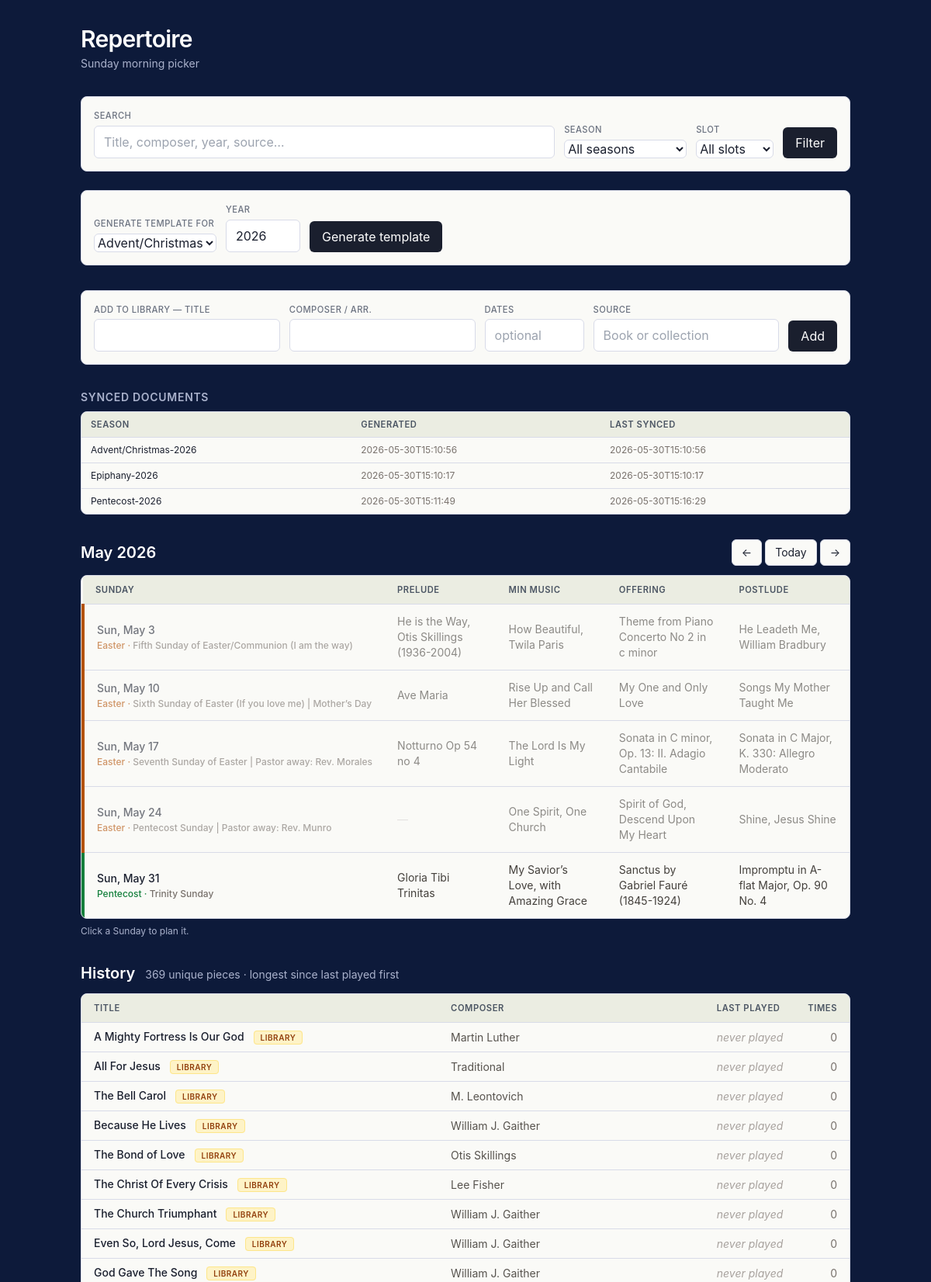
The page / (upper part) on the database its author committed.
### tables this page shows
CREATE TABLE doc_paths (
        season_year TEXT PRIMARY KEY,
        doc_path TEXT NOT NULL,
        generated_at TEXT NOT NULL,
        last_synced_at TEXT
    );

CREATE TABLE pieces (
            id INTEGER PRIMARY KEY AUTOINCREMENT,
            season TEXT, lectionary_year TEXT, calendar_year INTEGER,
            date TEXT, occasion TEXT, slot TEXT, performer TEXT,
            chosen_by TEXT, title TEXT, composer TEXT, composer_dates TEXT,
            hymn_no TEXT, flag TEXT, source_file TEXT,
            status TEXT DEFAULT 'played'
        , library_only INTEGER DEFAULT 0);

### music_picker/routes.py (the view)
@bp.route('/')
def index():
    season = request.args.get('season', '')
    slot = request.args.get('slot', '')
    search_q = request.args.get('q', '').strip()
    month_param = request.args.get('month', '')
    today = date_class.today()
    if month_param:
        try:
            y_str, m_str = month_param.split('-')
            view_year, view_month = int(y_str), int(m_str)
        except (ValueError, AttributeError):
            view_year, view_month = today.year, today.month
    else:
        view_year, view_month = today.year, today.month
    pmy, pmm = prev_month(view_year, view_month)
    nmy, nmm = next_month(view_year, view_month)
    sundays_list = []
    for d in sundays_in_month(view_year, view_month):
        summary = get_sunday_summary(d)
        sundays_list.append({
            'iso': d.isoformat(),
            'display': d.strftime('%a, %b %-d'),
            'is_today': d == today,
            'is_past': d < today,
            'pieces': summary['pieces'],
            'occasion': summary['occasion'],
            'season': season_for_date(d),
        })
    today_tuple = (today.year, today.month, today.day)
    all_mine = get_db().execute("SELECT * FROM pieces WHERE chosen_by='Michael'").fetchall()
    library_rows = [r for r in all_mine if is_library(r)]
    played = [r for r in all_mine if (not is_library(r)) and to_sortable_date(r) < today_tuple]
    if season:
        played = [r for r in played if r['season'] == season]
    if slot:
        played = [r for r in played if r['slot'] == slot]
    if search_q:
        played = [r for r in played if matches_search(dict(r), search_q)]
        library_rows = [r for r in library_rows if matches_search(dict(r), search_q)]
    seen = {}
    for r in played:
        if r['title'] not in seen:
            seen[r['title']] = {'row': r, 'count': 0, 'last': (0, 0, 0)}
        seen[r['title']]['count'] += 1
        d = to_sortable_date(r)
        if d > seen[r['title']]['last']:
            seen[r['title']]['last'] = d
    played_titles = set(seen.keys())
    unique_rows = []
    for r in library_rows:
        if r['title'] in played_titles:
            continue
        unique_rows.append({
            'title': r['title'],
            'composer': r['composer'] or '',
            'last_played': (0, 0, 0),
            'last_played_str': '',
            'times': 0,
            'library': True,
        })
    played_out = [{
        'title': v['row']['title'],
        'composer': v['row']['composer'],
        'last_played': v['last'],
        'last_played_str': format_last_played(v['last']),
        'times': v['count'],
        'library': False,
    } for v in seen.values()]
    played_out.sort(key=lambda r: r['last_played'])
    unique_rows.extend(played_out)
    doc_status_rows = get_db().execute(
        "SELECT season_year, generated_at, last_synced_at FROM doc_paths ORDER BY season_year"
    ).fetchall()
    doc_status = {r['season_year']: dict(r) for r in doc_status_rows}
    return render_template(
        'index.html',
        rows=unique_rows,
        count=len(unique_rows),
        sundays=sundays_list,
        month_label=f"{MONTH_NAMES[view_month]} {view_year}",
        prev_month_iso=f"{pmy:04d}-{pmm:02d}",
        next_month_iso=f"{nmy:04d}-{nmm:02d}",
        seasons=SEASONS,
        slots=SLOTS,
        season=season,
        slot=slot,
        search_q=search_q,
        default_year=date_class.today().year,
        doc_status=doc_status,
        season_palette=season_palette,
    )

### music_picker/calendar_utils.py (called while the page is built)
def to_sortable_date(r):
    year = r['calendar_year'] or 0
    mon_str, _, day_str = (r['date'] or '').partition(' ')
    return (year, MONTHS.get(mon_str, 0), int(day_str) if day_str.isdigit() else 0)

def format_last_played(t):
    year, month, _ = t
    if not year:
        return ''
    return f"{['','Jan','Feb','Mar','Apr','May','Jun','Jul','Aug','Sep','Oct','Nov','Dec'][month]} {year}"

def sundays_in_month(year, month):
    _, last_day = monthrange(year, month)
    out = []
    for day in range(1, last_day + 1):
        d = date_class(year, month, day)
        if d.weekday() == 6:
            out.append(d)
    return out

def prev_month(year, month):
    if month == 1:
        return year - 1, 12
    return year, month - 1

def next_month(year, month):
    if month == 12:
        return year + 1, 1
    return year, month + 1

### music_picker/constants.py (called while the page is built)
def season_palette(season):
    return SEASON_COLORS.get(season, SEASON_COLORS['Pentecost'])

### music_picker/db.py (called while the page is built)
def get_db():
    if 'db' not in g:
        g.db = sqlite3.connect(current_app.config['DB_PATH'])
        g.db.row_factory = sqlite3.Row
    return g.db

### music_picker/services.py (called while the page is built)
def is_library(r):
    try:
        return bool(r['library_only'])
    except (KeyError, IndexError):
        return False

def get_sunday_summary(d):
    date_str = f'{MONTHS_REV[d.month]} {d.day:02d}'
    rows = get_db().execute(
        "SELECT * FROM pieces WHERE calendar_year=? AND date=?",
        (d.year, date_str),
    ).fetchall()
    pieces = {s: '' for s in SLOTS}
    occasion = ''
    for r in rows:
        if is_library(r):
            continue
        if r['slot'] in SLOTS and r['chosen_by'] == 'Michael':
            pieces[r['slot']] = r['title']
        if r['occasion'] and not occasion:
            occasion = r['occasion']
    return {'pieces': pieces, 'occasion': occasion}

### music_picker/templates/index.html (shortened to what this page needs)
<!doctype html>
<html lang="en">
<head>
  <script src="https://cdn.tailwindcss.com"></script>
</head>
<body>
<div class="max-w-5xl mx-auto px-4 py-8">
  <header class="mb-8">
    <h1 class="text-3xl font-semibold tracking-tight text-on-dark">Repertoire</h1>
    <p class="text-on-dark-muted mt-1 text-sm">Sunday morning picker</p>
  </header>
  <form method="get" class="card flex flex-wrap items-end gap-3 mb-6 p-4">
    <div class="flex-1 min-w-[200px]">
      <label class="label-tiny block mb-1">Search</label>
      <input type="text" name="q" value="{{ search_q or '' }}" placeholder="Title, composer, year, source…" class="w-full">
    </div>
    <div>
      <label class="label-tiny block mb-1">Season</label>
      <select name="season">
        <option value="">All seasons</option>
      </select>
    </div>
    <div>
      <label class="label-tiny block mb-1">Slot</label>
      <select name="slot">
        <option value="">All slots</option>
      </select>
    </div>
    <button type="submit" class="btn-dark">Filter</button>
  </form>
  <form method="post" action="/generate" class="card flex flex-wrap items-end gap-3 mb-8 p-4">
    <div>
      <label class="label-tiny block mb-1">Generate template for</label>
      <select name="season">{% for s in seasons %}<option value="{{ s }}">{{ s }}</option>{% endfor %}</select>
    </div>
    <div>
      <label class="label-tiny block mb-1">Year</label>
      <input type="number" name="year" value="{{ default_year }}" min="2020" max="2035" class="w-24">
    </div>
    <button type="submit" class="btn-dark">Generate template</button>
  </form>
<form method="post" action="/library/add" class="card flex flex-wrap items-end gap-3 mb-8 p-4">
  <div class="flex-1 min-w-[180px]">
    <label class="label-tiny block mb-1">Add to library — Title</label>
    <input type="text" name="title" required class="w-full">
  </div>
  <div class="flex-1 min-w-[160px]">
    <label class="label-tiny block mb-1">Composer / arr.</label>
    <input type="text" name="composer" class="w-full">
  </div>
  <div>
    <label class="label-tiny block mb-1">Dates</label>
    <input type="text" name="composer_dates" placeholder="optional" class="w-32">
  </div>
  <div class="flex-1 min-w-[160px]">
    <label class="label-tiny block mb-1">Source</label>
    <input type="text" name="source_file" placeholder="Book or collection" class="w-full">
  </div>
  <button type="submit" class="btn-dark">Add</button>
</form>
  {% if doc_status %}
  <section class="mb-8">
    <h2 class="text-sm font-semibold text-on-dark-muted mb-2 uppercase tracking-wider">Synced documents</h2>
    <div class="card overflow-hidden">
      <table class="w-full text-xs">
        <thead><tr><th class="text-left px-3 py-2">Season</th><th class="text-left px-3 py-2">Generated</th><th class="text-left px-3 py-2">Last synced</th></tr></thead>
        <tbody>
          {% for key, info in doc_status.items() %}
          <tr><td class="px-3 py-2">{{ key }}</td><td class="px-3 py-2 text-stone-500">{{ info.generated_at }}</td><td class="px-3 py-2 text-stone-500">{{ info.last_synced_at }}</td></tr>
          {% endfor %}
        </tbody>
      </table>
    </div>
  </section>
  {% endif %}
  <section class="mb-8">
    <div class="flex items-center justify-between mb-3">
      <h2 class="text-xl font-semibold text-on-dark">{{ month_label }}</h2>
      <div class="flex items-center gap-1">
        <a href="/?month={{ prev_month_iso }}" class="btn-secondary text-sm" title="Previous month">←</a>
        <a href="/" class="btn-secondary text-sm">Today</a>
        <a href="/?month={{ next_month_iso }}" class="btn-secondary text-sm" title="Next month">→</a>
      </div>
    </div>
    <div class="card overflow-hidden">
      <table class="w-full text-sm">
        <thead><tr><th class="text-left px-4 py-2">Sunday</th><th class="text-left px-4 py-2">Prelude</th><th class="text-left px-4 py-2">Min Music</th><th class="text-left px-4 py-2">Offering</th><th class="text-left px-4 py-2">Postlude</th></tr></thead>
        <tbody>
          {% for s in sundays %}
          {% set p = season_palette(s.season) %}
          <tr class="cursor-pointer{% if s.is_past %} opacity-60{% endif %}"
              style="border-left: 4px solid {{ p.accent }};"
              onclick="window.location='/plan/{{ s.iso }}'">
            <td class="px-4 py-3 whitespace-nowrap font-medium">
              <a href="/plan/{{ s.iso }}" class="link {% if s.is_today %}font-semibold{% endif %}" {% if s.is_today %}style="color: {{ p.accent }};"{% endif %}>
                {{ s.display }}{% if s.is_today %} · today{% endif %}
              </a>
              <div class="text-xs mt-0.5" style="color: {{ p.accent }};">{{ p.label }}{% if s.occasion %} · <span class="text-stone-500">{{ s.occasion }}</span>{% endif %}</div>
            </td>
            {% for slot in ['Prelude', 'Min Music', 'Offering', 'Postlude'] %}
              <td class="px-4 py-3 text-stone-700">
                {% if s.pieces[slot] %}{{ s.pieces[slot] }}{% else %}<span class="text-stone-300">—</span>{% endif %}
              </td>
            {% endfor %}
          </tr>
          {% endfor %}
        </tbody>
      </table>
    </div>
    <p class="text-xs text-on-dark-muted mt-2">Click a Sunday to plan it.</p>
  </section>
  <section>
    <h2 class="text-xl font-semibold text-on-dark mb-3">
      History
      <span class="text-on-dark-muted text-sm font-normal ml-2">{{ count }} unique pieces{% if search_q or season or slot %} matching filters{% endif %} · longest since last played first</span>
    </h2>
    <div class="card overflow-hidden">
      <table class="w-full text-sm">
        <thead><tr><th class="text-left px-4 py-2">Title</th><th class="text-left px-4 py-2">Composer</th><th class="text-left px-4 py-2">Last played</th><th class="text-right px-4 py-2">Times</th></tr></thead>
        <tbody>
          {% for r in rows %}
          <tr>
            <td class="px-4 py-2">
              <a href="/piece/{{ r.title | urlencode }}" class="font-medium link">{{ r.title }}</a>
              {% if r.library %}<span class="ml-2 badge-library">library</span>{% endif %}
            </td>
            <td class="px-4 py-2 text-stone-600">{{ r.composer }}</td>
            <td class="px-4 py-2 text-stone-500 whitespace-nowrap">
              {% if r.library %}<span class="italic text-stone-400">never played</span>{% else %}{{ r.last_played_str }}{% endif %}
            </td>
            <td class="px-4 py-2 text-right text-stone-500">{{ r.times }}</td>
          </tr>
          {% endfor %}
        </tbody>
      </table>
    </div>
  </section>
</div>
</body>
</html>

### music_picker/templates/index.html (style rules this page uses)
:root { --bg-page: #0d1a3a; --bg-page-edge: #081f62; --bg-card: #fafaf7; --bg-card-hover: #f3f4ed; --bg-card-subtle: #ebede2; --border-card: #d8dbe8; --text-on-dark: #fefefe; --text-on-dark-muted: #aab2cc; --text-primary: #1a1f2e; --text-secondary: #4b5563; --text-muted: #6b7280; --text-faint: #9ca3af; --accent-action: #b45309; --accent-action-hover: #92400e; --accent-action-soft-bg: #fef3c7; --season-advent: #7c3aed; --season-advent-bg: #f5f3ff; --season-epiphany: #0891b2; --season-epiphany-bg: #ecfeff; --season-lent: #6b21a8; --season-lent-bg: #faf5ff; --season-easter: #b45309; --season-easter-bg: #fef3c7; --season-pentecost:#15803d; --season-pentecost-bg:#f0fdf4; --library-fg: #92400e; --library-bg: #fef3c7; --library-border: #fde68a; --notice-success-bg: #d1fae5; --notice-success-fg: #065f46; --notice-success-border: #6ee7b7; --notice-warn-bg: #fef3c7; --notice-warn-fg: #78350f; --notice-warn-border: #fcd34d; --danger-fg: #b91c1c; --danger-bg: #fee2e2; --danger-border: #fca5a5; }
body { font-family: -apple-system, BlinkMacSystemFont, 'Segoe UI', sans-serif; background: var(--bg-page); color: var(--text-primary); min-height: 100vh; }
.card { background: var(--bg-card); border: 1px solid var(--border-card); border-radius: 0.5rem; }
.text-on-dark { color: var(--text-on-dark); }
.text-on-dark-muted { color: var(--text-on-dark-muted); }
.btn-secondary { background: var(--bg-card); color: var(--text-primary); border: 1px solid var(--border-card); padding: 0.375rem 0.75rem; border-radius: 0.375rem; display: inline-block; transition: background 0.15s; }
.btn-dark { background: var(--text-primary); color: var(--text-on-dark); padding: 0.5rem 1rem; border-radius: 0.375rem; display: inline-block; }
.badge-library { background: var(--library-bg); color: var(--library-fg); border: 1px solid var(--library-border); font-size: 0.625rem; font-weight: 600; text-transform: uppercase; letter-spacing: 0.05em; padding: 0.125rem 0.5rem; border-radius: 0.25rem; white-space: nowrap; }
table thead th { background: var(--bg-card-subtle); color: var(--text-secondary); font-size: 0.7rem; text-transform: uppercase; letter-spacing: 0.05em; font-weight: 600; }
tbody tr { transition: background 0.1s; }
tbody tr td { border-top: 1px solid var(--border-card); }
a.link { color: var(--text-primary); }
input[type="text"], input[type="number"], select, textarea { background: #fff; border: 1px solid var(--border-card); color: var(--text-primary); border-radius: 0.375rem; padding: 0.5rem 0.75rem; }
.label-tiny { font-size: 0.7rem; font-weight: 500; color: var(--text-muted); text-transform: uppercase; letter-spacing: 0.04em; }

### rows shown on the page
doc_paths: season_year "Advent/Christmas-2026", generated_at "2026-05-30T15:10:56", last_synced_at "2026-05-30T15:10:56"
doc_paths: season_year "Epiphany-2026", generated_at "2026-05-30T15:10:17", last_synced_at "2026-05-30T15:10:17"
doc_paths: season_year "Pentecost-2026", generated_at "2026-05-30T15:11:49", last_synced_at "2026-05-30T15:16:29"
pieces: display "Sun, May 3", label "Easter", occasion "Fifth Sunday of Easter/Communion (I am the way)", title "He is the Way, Otis Skillings (1936-2004)" "How Beautiful, Twila Paris" "Theme from Piano Concerto No 2 in c minor" "He Leadeth Me, William Bradbury"
pieces: display "Sun, May 10", label "Easter", occasion "Sixth Sunday of Easter (If you love me) | Mother’s Day", title "Ave Maria" "Rise Up and Call Her Blessed" "My One and Only Love" "Songs My Mother Taught Me"
pieces: display "Sun, May 17", label "Easter", occasion "Seventh Sunday of Easter | Pastor away: Rev. Morales", title "Notturno Op 54 no 4" "The Lord Is My Light" "Sonata in C minor, Op. 13: II. Adagio Cantabile" "Sonata in C Major, K. 330: Allegro Moderato"
pieces: display "Sun, May 24", label "Easter", occasion "Pentecost Sunday | Pastor away: Rev. Munro", title "One Spirit, One Church" "Spirit of God, Descend Upon My Heart" "Shine, Jesus Shine"
pieces: display "Sun, May 31", label "Pentecost", occasion "Trinity Sunday", title "Gloria Tibi Trinitas" "My Savior’s Love, with Amazing Grace" "Sanctus by Gabriel Fauré (1845-1924)" "Impromptu in A-flat Major, Op. 90 No. 4"
pieces: title "A Mighty Fortress Is Our God", composer "Martin Luther", times "0"
pieces: title "All For Jesus", composer "Traditional", times "0"
pieces: title "The Bell Carol", composer "M. Leontovich", times "0"
pieces: title "Because He Lives", composer "William J. Gaither", times "0"
pieces: title "The Bond of Love", composer "Otis Skillings", times "0"
pieces: title "The Christ Of Every Crisis", composer "Lee Fisher", times "0"
pieces: title "The Church Triumphant", composer "William J. Gaither", times "0"
pieces: title "Even So, Lord Jesus, Come", composer "William J. Gaither", times "0"
pieces: title "God Gave The Song", composer "William J. Gaither", times "0"

### other values the page prints
{{ month_label }} "May 2026"
{{ count }} "369"
form field season "Advent/Christmas"
